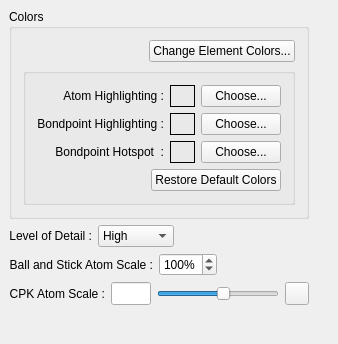
     <widget class="QWidget" name="TabPage" >
      <attribute name="title" >
       <string>Atoms</string>
      </attribute>
      <layout class="QGridLayout" >
       <property name="margin" >
        <number>9</number>
       </property>
       <property name="spacing" >
        <number>6</number>
       </property>
       <item row="0" column="0" >
        <layout class="QVBoxLayout" >
         <property name="margin" >
          <number>0</number>
         </property>
         <property name="spacing" >
          <number>6</number>
         </property>
         <item>
          <widget class="QGroupBox" name="atom_colors_grpbox" >
           <property name="title" >
            <string>Colors</string>
           </property>
           <layout class="QGridLayout" >
            <property name="margin" >
             <number>11</number>
            </property>
            <property name="spacing" >
             <number>6</number>
            </property>
            <item row="0" column="0" >
             <layout class="QHBoxLayout" >
              <property name="margin" >
               <number>0</number>
              </property>
              <property name="spacing" >
               <number>6</number>
              </property>
              <item>
               <spacer>
                <property name="orientation" >
                 <enum>Qt::Horizontal</enum>
                </property>
                <property name="sizeType" >
                 <enum>QSizePolicy::Expanding</enum>
                </property>
                <property name="sizeHint" >
                 <size>
                  <width>40</width>
                  <height>20</height>
                 </size>
                </property>
               </spacer>
              </item>
              <item>
               <widget class="QPushButton" name="change_element_colors_btn" >
                <property name="text" >
                 <string>Change Element Colors...</string>
                </property>
                <property name="autoDefault" >
                 <bool>false</bool>
                </property>
               </widget>
              </item>
             </layout>
            </item>
            <item row="1" column="0" >
             <widget class="QGroupBox" name="groupBox13" >
              <property name="title" >
               <string/>
              </property>
              <layout class="QVBoxLayout" >
               <property name="margin" >
                <number>11</number>
               </property>
               <property name="spacing" >
                <number>6</number>
               </property>
               <item>
                <layout class="QGridLayout" >
                 <property name="margin" >
                  <number>0</number>
                 </property>
                 <property name="spacing" >
                  <number>6</number>
                 </property>
                 <item row="0" column="0" >
                  <widget class="QLabel" name="textLabel3_2_3" >
                   <property name="text" >
                    <string>Atom Highlighting :</string>
                   </property>
                   <property name="alignment" >
                    <set>Qt::AlignRight|Qt::AlignTrailing|Qt::AlignVCenter</set>
                   </property>
                  </widget>
                 </item>
                 <item row="2" column="0" >
                  <widget class="QLabel" name="hotspot_lbl_2" >
                   <property name="text" >
                    <string>Bondpoint Highlighting :</string>
                   </property>
                   <property name="alignment" >
                    <set>Qt::AlignRight|Qt::AlignTrailing|Qt::AlignVCenter</set>
                   </property>
                  </widget>
                 </item>
                 <item row="3" column="0" >
                  <widget class="QLabel" name="hotspot_lbl" >
                   <property name="text" >
                    <string>Bondpoint Hotspot  :</string>
                   </property>
                   <property name="alignment" >
                    <set>Qt::AlignRight|Qt::AlignTrailing|Qt::AlignVCenter</set>
                   </property>
                  </widget>
                 </item>
                 <item row="2" column="1" >
                  <layout class="QHBoxLayout" >
                   <property name="margin" >
                    <number>0</number>
                   </property>
                   <property name="spacing" >
                    <number>6</number>
                   </property>
                   <item>
                    <widget class="QFrame" name="bondpoint_hilite_color_frame" >
                     <property name="minimumSize" >
                      <size>
                       <width>25</width>
                       <height>0</height>
                      </size>
                     </property>
                     <property name="frameShape" >
                      <enum>QFrame::Box</enum>
                     </property>
                     <property name="frameShadow" >
                      <enum>QFrame::Plain</enum>
                     </property>
                    </widget>
                   </item>
                   <item>
                    <widget class="QPushButton" name="bondpoint_hilite_color_btn" >
                     <property name="text" >
                      <string>Choose...</string>
                     </property>
                     <property name="autoDefault" >
                      <bool>false</bool>
                     </property>
                     <property name="default" >
                      <bool>false</bool>
                     </property>
                    </widget>
                   </item>
                  </layout>
                 </item>
                 <item row="0" column="1" >
                  <layout class="QHBoxLayout" >
                   <property name="margin" >
                    <number>0</number>
                   </property>
                   <property name="spacing" >
                    <number>6</number>
                   </property>
                   <item>
                    <widget class="QFrame" name="atom_hilite_color_frame" >
                     <property name="minimumSize" >
                      <size>
                       <width>25</width>
                       <height>0</height>
                      </size>
                     </property>
                     <property name="frameShape" >
                      <enum>QFrame::Box</enum>
                     </property>
                     <property name="frameShadow" >
                      <enum>QFrame::Plain</enum>
                     </property>
                    </widget>
                   </item>
                   <item>
                    <widget class="QPushButton" name="atom_hilite_color_btn" >
                     <property name="text" >
                      <string>Choose...</string>
                     </property>
                     <property name="autoDefault" >
                      <bool>false</bool>
                     </property>
                    </widget>
                   </item>
                  </layout>
                 </item>
                 <item row="3" column="1" >
                  <layout class="QHBoxLayout" >
                   <property name="margin" >
                    <number>0</number>
                   </property>
                   <property name="spacing" >
                    <number>6</number>
                   </property>
                   <item>
                    <widget class="QFrame" name="hotspot_color_frame" >
                     <property name="minimumSize" >
                      <size>
                       <width>25</width>
                       <height>0</height>
                      </size>
                     </property>
                     <property name="frameShape" >
                      <enum>QFrame::Box</enum>
                     </property>
                     <property name="frameShadow" >
                      <enum>QFrame::Plain</enum>
                     </property>
                    </widget>
                   </item>
                   <item>
                    <widget class="QPushButton" name="hotspot_color_btn" >
                     <property name="text" >
                      <string>Choose...</string>
                     </property>
                     <property name="autoDefault" >
                      <bool>false</bool>
                     </property>
                    </widget>
                   </item>
                  </layout>
                 </item>
                </layout>
               </item>
               <item>
                <layout class="QHBoxLayout" >
                 <property name="margin" >
                  <number>0</number>
                 </property>
                 <property name="spacing" >
                  <number>6</number>
                 </property>
                 <item>
                  <spacer>
                   <property name="orientation" >
                    <enum>Qt::Horizontal</enum>
                   </property>
                   <property name="sizeType" >
                    <enum>QSizePolicy::Expanding</enum>
                   </property>
                   <property name="sizeHint" >
                    <size>
                     <width>40</width>
                     <height>20</height>
                    </size>
                   </property>
                  </spacer>
                 </item>
                 <item>
                  <widget class="QPushButton" name="reset_atom_colors_btn" >
                   <property name="text" >
                    <string>Restore Default Colors</string>
                   </property>
                   <property name="autoDefault" >
                    <bool>false</bool>
                   </property>
                  </widget>
                 </item>
                </layout>
               </item>
              </layout>
             </widget>
            </item>
           </layout>
          </widget>
         </item>
         <item>
          <layout class="QHBoxLayout" >
           <property name="margin" >
            <number>0</number>
           </property>
           <property name="spacing" >
            <number>6</number>
           </property>
           <item>
            <widget class="QLabel" name="textLabel1_7" >
             <property name="toolTip" >
              <string>Level of detail for atoms (and bonds)</string>
             </property>
             <property name="text" >
              <string>Level of Detail :</string>
             </property>
             <property name="alignment" >
              <set>Qt::AlignRight|Qt::AlignTrailing|Qt::AlignVCenter</set>
             </property>
            </widget>
           </item>
           <item>
            <widget class="QComboBox" name="level_of_detail_combox" >
             <property name="toolTip" >
              <string>Sets graphics quality for atoms (and bonds)</string>
             </property>
             <property name="currentIndex" >
              <number>2</number>
             </property>
             <item>
              <property name="text" >
               <string>Low</string>
              </property>
             </item>
             <item>
              <property name="text" >
               <string>Medium</string>
              </property>
             </item>
             <item>
              <property name="text" >
               <string>High</string>
              </property>
             </item>
             <item>
              <property name="text" >
               <string>Variable</string>
              </property>
             </item>
            </widget>
           </item>
           <item>
            <spacer>
             <property name="orientation" >
              <enum>Qt::Horizontal</enum>
             </property>
             <property name="sizeType" >
              <enum>QSizePolicy::Expanding</enum>
             </property>
             <property name="sizeHint" >
              <size>
               <width>20</width>
               <height>20</height>
              </size>
             </property>
            </spacer>
           </item>
          </layout>
         </item>
         <item>
          <layout class="QHBoxLayout" >
           <property name="margin" >
            <number>0</number>
           </property>
           <property name="spacing" >
            <number>6</number>
           </property>
           <item>
            <widget class="QLabel" name="textLabel1_3_2" >
             <property name="toolTip" >
              <string>Set Atom Scale factor for Ball and Stick display mode</string>
             </property>
             <property name="text" >
              <string>Ball and Stick Atom Scale :</string>
             </property>
             <property name="alignment" >
              <set>Qt::AlignRight|Qt::AlignTrailing|Qt::AlignVCenter</set>
             </property>
            </widget>
           </item>
           <item>
            <widget class="QSpinBox" name="cpk_atom_rad_spinbox" >
             <property name="toolTip" >
              <string>Set Atom Scale factor for Ball and Stick display mode</string>
             </property>
             <property name="suffix" >
              <string>%</string>
             </property>
             <property name="maximum" >
              <number>125</number>
             </property>
             <property name="minimum" >
              <number>50</number>
             </property>
             <property name="value" >
              <number>100</number>
             </property>
            </widget>
           </item>
           <item>
            <spacer>
             <property name="orientation" >
              <enum>Qt::Horizontal</enum>
             </property>
             <property name="sizeType" >
              <enum>QSizePolicy::Expanding</enum>
             </property>
             <property name="sizeHint" >
              <size>
               <width>16</width>
               <height>20</height>
              </size>
             </property>
            </spacer>
           </item>
          </layout>
         </item>
         <item>
          <layout class="QHBoxLayout" >
           <property name="margin" >
            <number>0</number>
           </property>
           <property name="spacing" >
            <number>6</number>
           </property>
           <item>
            <widget class="QLabel" name="textLabel1_3_2_2" >
             <property name="toolTip" >
              <string>CPK Atom Scale factor for CPK display mode</string>
             </property>
             <property name="text" >
              <string>CPK Atom Scale :</string>
             </property>
             <property name="alignment" >
              <set>Qt::AlignRight|Qt::AlignTrailing|Qt::AlignVCenter</set>
             </property>
            </widget>
           </item>
           <item>
            <widget class="QLineEdit" name="cpk_scale_factor_linedit" >
             <property name="maximumSize" >
              <size>
               <width>40</width>
               <height>32767</height>
              </size>
             </property>
             <property name="toolTip" >
              <string>Displays the value of the CPK Atom Scale</string>
             </property>
             <property name="readOnly" >
              <bool>true</bool>
             </property>
            </widget>
           </item>
           <item>
            <widget class="QSlider" name="cpk_scale_factor_slider" >
             <property name="toolTip" >
              <string>Changes Atom Scale factor for CPK display mode</string>
             </property>
             <property name="minimum" >
              <number>100</number>
             </property>
             <property name="maximum" >
              <number>200</number>
             </property>
             <property name="value" >
              <number>155</number>
             </property>
             <property name="orientation" >
              <enum>Qt::Horizontal</enum>
             </property>
             <property name="tickInterval" >
              <number>10</number>
             </property>
            </widget>
           </item>
           <item>
            <widget class="QToolButton" name="reset_cpk_scale_factor_btn" >
             <property name="toolTip" >
              <string>Restore default value</string>
             </property>
             <property name="text" >
              <string/>
             </property>
             <property name="icon" >
              <iconset>../../:icons/UserPrefsDialog_image0</iconset>
             </property>
            </widget>
           </item>
          </layout>
         </item>
         <item>
          <spacer>
           <property name="orientation" >
            <enum>Qt::Vertical</enum>
           </property>
           <property name="sizeType" >
            <enum>QSizePolicy::Expanding</enum>
           </property>
           <property name="sizeHint" >
            <size>
             <width>20</width>
             <height>30</height>
            </size>
           </property>
          </spacer>
         </item>
        </layout>
       </item>
       <item row="0" column="1" >
        <spacer>
         <property name="orientation" >
          <enum>Qt::Horizontal</enum>
         </property>
         <property name="sizeType" >
          <enum>QSizePolicy::Expanding</enum>
         </property>
         <property name="sizeHint" >
          <size>
           <width>20</width>
           <height>20</height>
          </size>
         </property>
        </spacer>
       </item>
      </layout>
     </widget>
